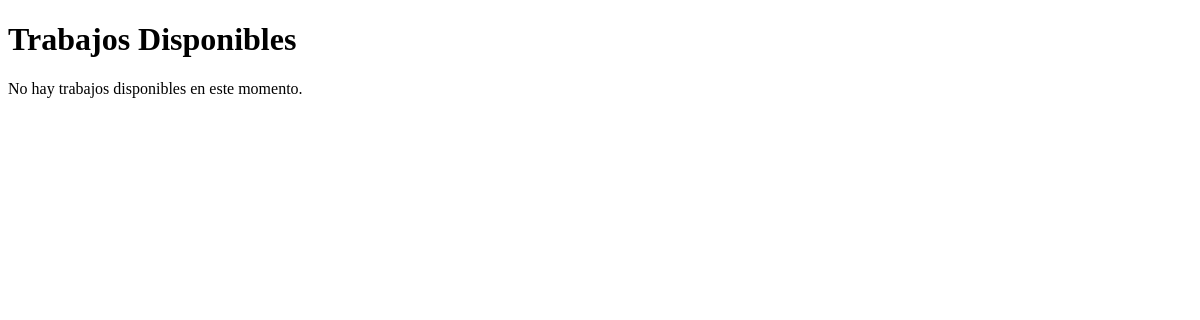
The app's page /App_curriculums/Home/srchjb, older data.
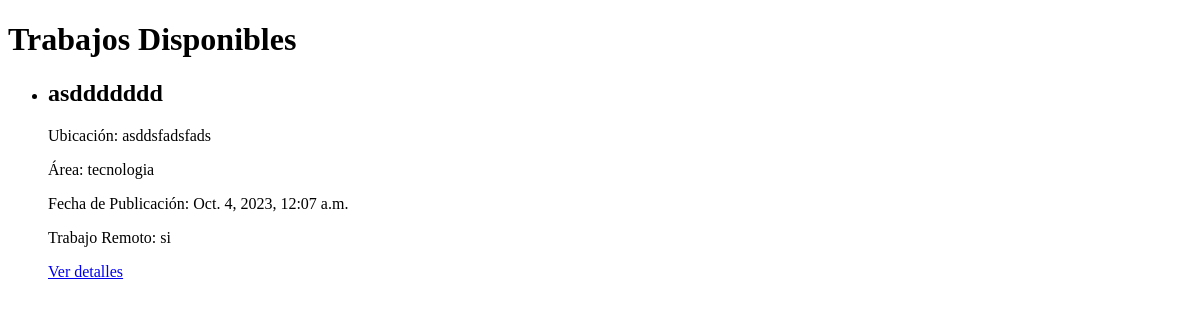
The same page, newer data.
### App_curriculums/models.py (models this page shows)
class Trabajos(models.Model):
    id = models.AutoField(primary_key=True, null=False, unique=True)
    publicador = models.ForeignKey(Usuarios, on_delete=models.CASCADE, to_field='nombre_usu')
    area = models.CharField(max_length=254,blank=True,null=False,default='Area no especificada')
    tipo_trabajo = models.CharField(max_length=54,blank=True,null=True,default='No especificado')
    tipo_contrato = models.CharField(max_length=54,blank=True,null=True,default='No especificado')
    titulo = models.CharField(max_length=54,blank=True,null=False,default='No especificado')
    descripcion = models.TextField(null=False,blank=True,default='Sin descripcion')
    requisitos = models.CharField(max_length=254,null=False,blank=True,default='Sin requisitos')
    ubicacion = models.CharField(max_length=254,null=False,blank=False,default='Falta espesificar ubicacion')
    fecha_publicacion = models.DateTimeField(null=False,blank=False,default=timezone.now)
    fecha_limite = models.DateTimeField(null=True,blank=True)
    remoto = models.CharField(max_length=2,blank=False,null=False,default='NA')
    sueldo = models.IntegerField(null=True,blank=True)

### App_curriculums/views.py (the view)
# urls.py: path('/Home/srchjb',views.listado_empleos,name='Listado_trabajos'),
def listado_empleos(request):
    trabajos = Trabajos.objects.all()
    context = {'trabajos': trabajos}
    return render(request, 'html/lista_empleos.html', context)

### App_curriculums/templates/html/lista_empleos.html (shortened to what this page needs)
<!DOCTYPE html>
<html lang="es">
<head>
</head>
<body>
    <header>
        <h1>Trabajos Disponibles</h1>
    </header>
    <section>
        {% if trabajos %}
            <ul>
                {% for trabajo in trabajos %}
                    <li>
                        <h2>{{ trabajo.titulo }}</h2>
                        <p>Ubicación: {{ trabajo.ubicacion }}</p>
                        <p>Área: {{ trabajo.area }}</p>
                        <p>Fecha de Publicación: {{ trabajo.fecha_publicacion }}</p>
                        <p>Trabajo Remoto: {{ trabajo.remoto }}</p>
                        <a href="{% url 'detalle_trabajo' trabajo.id %}">Ver detalles</a>
                    </li>
                {% endfor %}
            </ul>
        {% else %}
            <p>No hay trabajos disponibles en este momento.</p>
        {% endif %}
    </section>
</body>
</html>

Row changes from the older to the newer data that the page shows:
added Trabajos: titulo "asddddddd", ubicacion "asddsfadsfads", area "tecnologia", fecha_publicacion "Oct. 4, 2023, 12:07 a.m.", remoto "si"
Text that changed along with them:
text no longer shown: "No hay trabajos disponibles en este momento."
